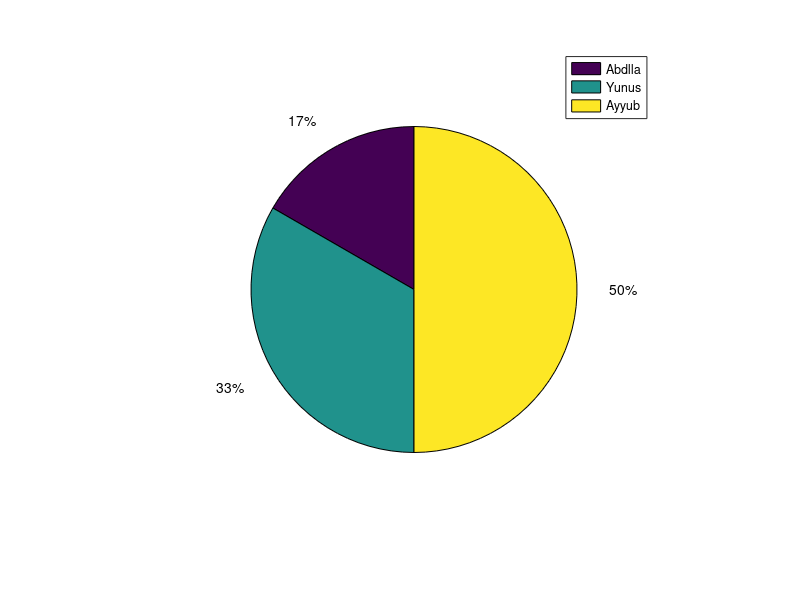

Write the MATLAB code that produced this figure.
values = [5, 10, 15];  % Numeric array for the values
labels = {"Abdlla", "Yunus", "Ayyub"};  % Cell array for the labels

pie(values);       % Create the pie chart with the values
legend(labels);    % Add a legend to label the slices
pause;             % Pause to view the plot
